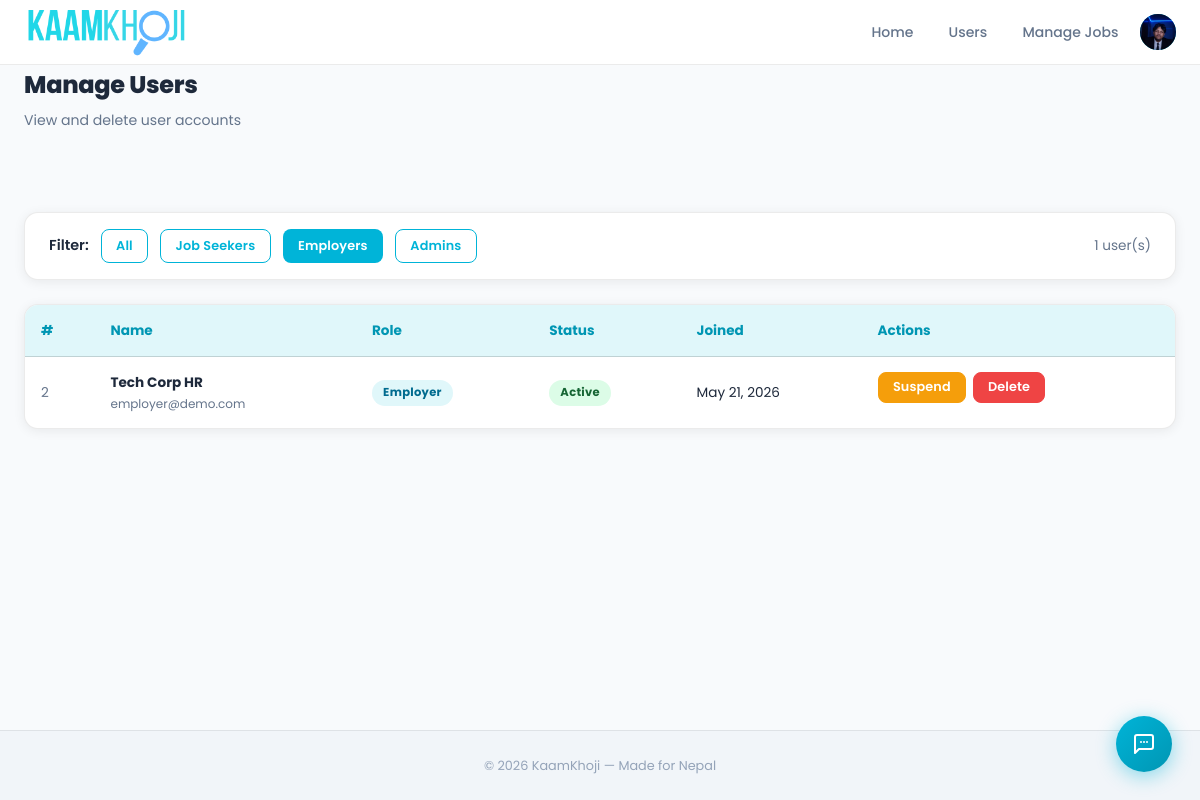
The app's page /admin/users.php?role=employer (signed in) with its own data.
### tables this page shows
CREATE TABLE IF NOT EXISTS users (
    id          INT AUTO_INCREMENT PRIMARY KEY,
    name        VARCHAR(100) NOT NULL,
    email       VARCHAR(150) NOT NULL UNIQUE,
    password    VARCHAR(255) NOT NULL,            
    role        ENUM('seeker','employer','admin') NOT NULL DEFAULT 'seeker',
    phone       VARCHAR(20),
    location    VARCHAR(100),
    bio         TEXT,
    created_at  TIMESTAMP DEFAULT CURRENT_TIMESTAMP
);

### includes/auth.php (called while the page is built, shortened)
<?php
function getUserId(): ?int {
    return $_SESSION['user_id'] ?? null;
}

### admin/users.php (the view, shortened to what this page needs)
<?php
require_once '../includes/auth.php';
require_once '../includes/db.php';
$pdo = getPDO();
$filterRole = $_GET['role'] ?? '';
$validRoles = ['seeker', 'employer', 'admin'];
if (in_array($filterRole, $validRoles)) {
    $stmt = $pdo->prepare("SELECT * FROM users WHERE role = ? ORDER BY id ASC");
    $stmt->execute([$filterRole]);
} else {
    $stmt = $pdo->query("SELECT * FROM users ORDER BY id ASC");
}
$users = $stmt->fetchAll();
require_once '../includes/header.php';
?>
<div class="page-header">
    <div class="container">
        <h1>Manage Users</h1>
        <p>View and delete user accounts</p>
    </div>
</div>
<div class="container section">
    <div class="card mb-3" style="padding:1rem 1.5rem;">
        <div style="display:flex; gap:0.75rem; align-items:center; flex-wrap:wrap;">
            <span style="font-weight:600; font-size:.9rem;">Filter:</span>
            <a href="<?= BASE_URL ?>/admin/users.php" class="btn <?= !$filterRole ? 'btn-primary' : 'btn-outline' ?> btn-sm">All</a>
            <a href="<?= BASE_URL ?>/admin/users.php?role=seeker" class="btn <?= $filterRole === 'seeker'   ? 'btn-primary' : 'btn-outline' ?> btn-sm">Job Seekers</a>
            <a href="<?= BASE_URL ?>/admin/users.php?role=employer" class="btn <?= $filterRole === 'employer' ? 'btn-primary' : 'btn-outline' ?> btn-sm">Employers</a>
            <a href="<?= BASE_URL ?>/admin/users.php?role=admin" class="btn <?= $filterRole === 'admin'    ? 'btn-primary' : 'btn-outline' ?> btn-sm">Admins</a>
            <span class="text-muted text-sm" style="margin-left:auto;"><?= count($users) ?> user(s)</span>
        </div>
    </div>
    <div class="table-wrap">
        <table>
            <thead>
                <tr>
                    <th>#</th>
                    <th>Name</th>
                    <th>Role</th>
                    <th>Status</th>
                    <th>Joined</th>
                    <th>Actions</th>
                </tr>
            </thead>
            <tbody>
                <?php foreach ($users as $u): ?>
                    <tr>
                        <td class="text-muted"><?= $u['id'] ?></td>
                        <td>
                            <strong><?= htmlspecialchars($u['name']) ?></strong>
                            <div class="text-muted text-xs"><?= htmlspecialchars($u['email']) ?></div>
                        </td>
                        <td>
                            <span class="status-badge <?= $u['role'] === 'admin' ? 'status-reviewed' : ($u['role'] === 'employer' ? 'status-accepted' : 'status-pending') ?>">
                                <?= ucfirst($u['role']) ?>
                            </span>
                        </td>
                        <td>
                            <?php $isActive = isset($u['is_active']) ? (int)$u['is_active'] : 1; ?>
                            <span class="status-badge user-status-badge-<?= $u['id'] ?>" style="<?= $isActive ? 'background:#dcfce7;color:#166534;' : 'background:#fee2e2;color:#991b1b;' ?>">
                                <?= $isActive ? 'Active' : 'Suspended' ?>
                            </span>
                        </td>
                        <td><?= date('M d, Y', strtotime($u['created_at'])) ?></td>
                        <td style="display:flex; gap:0.4rem; flex-wrap:wrap;">
                            <?php if ($u['id'] !== getUserId()): ?>
                                <button class="btn btn-sm btn-toggle-status"
                                    style="<?= $isActive ? 'background:#f59e0b;color:#fff;border-color:#f59e0b;' : 'background:#10b981;color:#fff;border-color:#10b981;' ?>"
                                    data-user-id="<?= $u['id'] ?>"
                                    data-is-active="<?= $isActive ?>">
                                    <?= $isActive ? 'Suspend' : 'Activate' ?>
                                </button>
                                <button class="btn btn-danger btn-sm btn-admin-delete"
                                    data-url="<?= BASE_URL ?>/api/delete.php?type=user&id=<?= $u['id'] ?>"
                                    data-name="<?= htmlspecialchars($u['name']) ?>"
                                    data-type="user">Delete</button>
                            <?php else: ?>
                                <span class="text-muted text-sm">You</span>
                            <?php endif; ?>
                        </td>
                    </tr>
                <?php endforeach; ?>
            </tbody>
        </table>
    </div>
</div>
<?php require_once '../includes/footer.php'; ?>

### css/admin-pages.css (style rules this page uses)
:root { --primary: #00b4d8; --primary-dark: #0096b3; --primary-light: rgba(0, 180, 216, 0.12); --accent: #38c9e8; --success: #10b981; --warning: #f59e0b; --error: #ef4444; --info: #60a5fa; --bg: #f8fafc; --bg-2: #f1f5f9; --bg-card: #ffffff; --bg-card-solid: #ffffff; --bg-nav: rgba(255, 255, 255, 0.92); --text: #1e293b; --text-muted: #64748b; --text-light: #94a3b8; --border: rgba(0, 0, 0, 0.08); --border-glow: rgba(0, 180, 216, 0.45); --shadow: rgba(0, 0, 0, 0.07); --shadow-md: rgba(0, 0, 0, 0.13); --shadow-cyan: 0 0 40px rgba(0, 180, 216, 0.18); --gradient: #00b4d8; --gradient-text: linear-gradient(135deg, #00b4d8 0%, #0077a8 100%); --gradient-gold: linear-gradient(135deg, #00b4d8 0%, #0096b3 100%); --hero-bg: #f8fafc; --hero-gradient: linear-gradient( 135deg, #e0f7fa 0%, #f0fdff 50%, #f8fafc 100% ); --radius: 14px; --radius-sm: 8px; --radius-lg: 24px; --radius-xl: 40px; --transition: 0.25s ease; }
[data-theme="light"] { --border-glow: rgba(0, 180, 216, 0.4); --shadow-cyan: 0 0 30px rgba(0, 180, 216, 0.12); --primary-light: rgba(0, 180, 216, 0.1); }
*, *::before, *::after { box-sizing: border-box; margin: 0; padding: 0; }
html { scroll-behavior: smooth; }
body { font-family: "Satoshi", "Poppins", sans-serif; background: var(--bg); color: var(--text); line-height: 1.65; transition: background var(--transition), color var(--transition); min-height: 100vh; display: flex; flex-direction: column; -webkit-font-smoothing: antialiased; }
a { color: var(--primary); text-decoration: none; transition: color var(--transition); }
.btn { display: inline-flex; align-items: center; justify-content: center; gap: 0.4rem; padding: 0.65rem 1.5rem; border-radius: var(--radius-sm); font-family: "Satoshi", "Poppins", sans-serif; font-size: 0.88rem; font-weight: 600; cursor: pointer; border: 1.5px solid transparent; transition: all var(--transition); text-decoration: none; white-space: nowrap; letter-spacing: 0.01em; }
.btn-primary { background: #00b4d8; color: #fff; border-color: transparent; }
.btn-outline { background: transparent; color: var(--primary); border-color: var(--primary); }
.btn-danger { background: var(--error); color: #fff; border-color: var(--error); }
.btn-sm { padding: 0.35rem 0.9rem; font-size: 0.8rem; }
.container { max-width: 1200px; margin: 0 auto; padding: 0 1.5rem; }
.section { padding: 5rem 1.5rem; }
.card { background: var(--bg-card); border: 1px solid var(--border); border-radius: var(--radius); padding: 1.5rem; transition: all var(--transition); }
[data-theme="light"] .card { background: #fff; box-shadow: 0 2px 12px var(--shadow); }
.page-header h1 { font-size: 1.5rem; font-weight: 800; letter-spacing: -0.3px; }
.page-header p { color: var(--text-muted); font-size: 0.88rem; margin-top: 0.25rem; }
.table-wrap { background: var(--bg-card); border: 1px solid var(--border); border-radius: var(--radius); overflow: hidden; overflow-x: auto; }
[data-theme="light"] .table-wrap { background: #fff; box-shadow: 0 2px 12px var(--shadow); }
table { width: 100%; border-collapse: collapse; }
thead { background: rgba(0, 180, 216, 0.08); }
[data-theme="light"] thead { background: #e0f7fa; }
th, td { padding: 0.9rem 1rem; text-align: left; font-size: 0.85rem; border-bottom: 1px solid var(--border); }
th { font-weight: 700; color: var(--accent); white-space: nowrap; }
[data-theme="light"] th { color: var(--primary-dark); }
tr:last-child td { border-bottom: none; }
.status-badge { padding: 0.2rem 0.7rem; border-radius: 50px; font-size: 0.72rem; font-weight: 700; display: inline-block; letter-spacing: 0.3px; }
.status-pending, .status-reviewed, .status-accepted, .status-active { background: rgba(0, 180, 216, 0.15); color: #0096b3; }
[data-theme="light"] .status-pending, [data-theme="light"] .status-reviewed, [data-theme="light"] .status-accepted, [data-theme="light"] .status-active { background: #e0f7fa; color: #006b8f; }
.text-muted { color: var(--text-muted); }
.text-sm { font-size: 0.85rem; }
.text-xs { font-size: 0.75rem; }
.mb-3 { margin-bottom: 1.5rem; }
:root { --navbar-height: 64px; --radius-full: 9999px; }
.btn-danger { background: var(--error) !important; color: #fff !important; border-color: var(--error) !important; }

### admin/users.php (style rules this page uses)
.btn-toggle-status { min-width: 82px; text-align: center; }
.btn-toggle-status, .btn-admin-delete { transition: transform 0.18s ease, box-shadow 0.18s ease !important; }

### records on screen
users: id "2", name "Tech Corp HR", email "employer@demo.com", role "Employer", created_at "May 21, 2026"

### other values on screen
count($users) "1"
